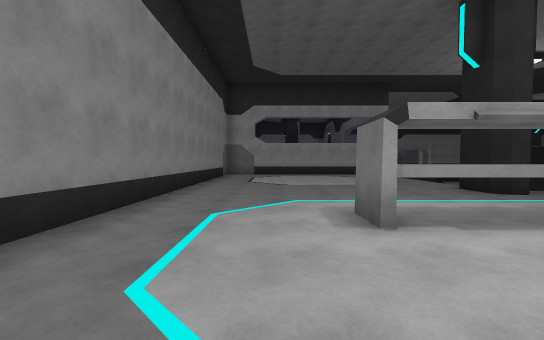
View 1 (above)

20 first-person views from a walk through a 3-D level made in the Unity game engine. The camera is 1.4 m above the floor, tilts 2° down and sees 90° across. The floor is counted in squares, 2 m on a side. Each view is taken from the middle of a square. On the plan, view 1 faces up. The plan holds only what a view shows up to about 9 squares ahead; the rest is blank. The place goes on beyond the plan. The player is left out.

View 2
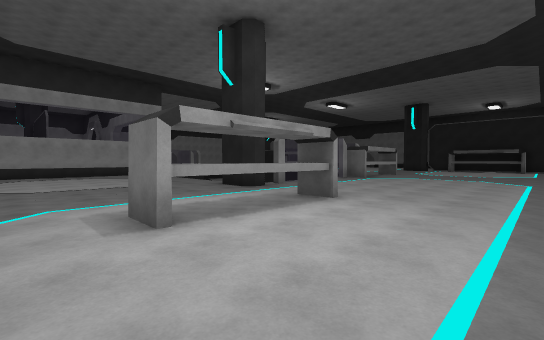

View 3
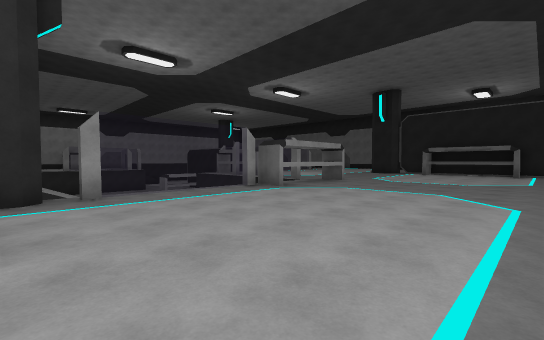

View 4
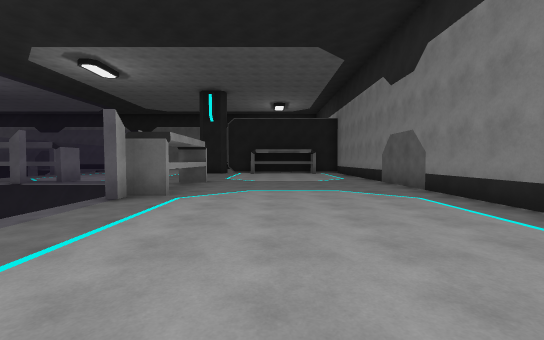

View 5
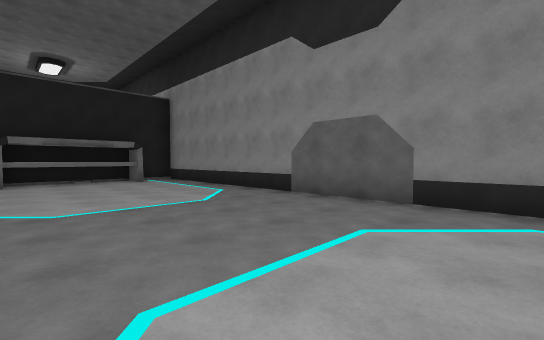

View 6
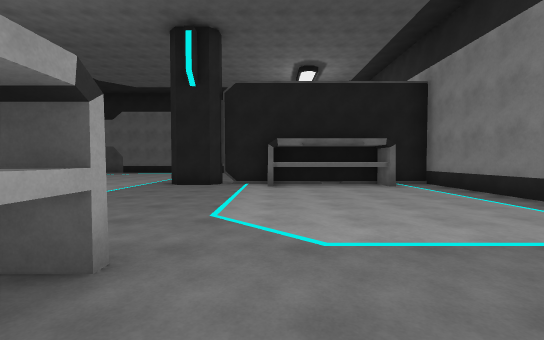

View 7
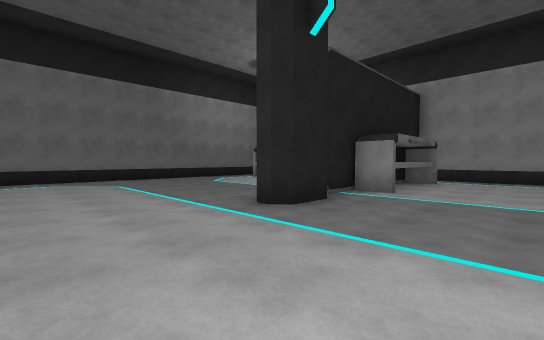

View 8
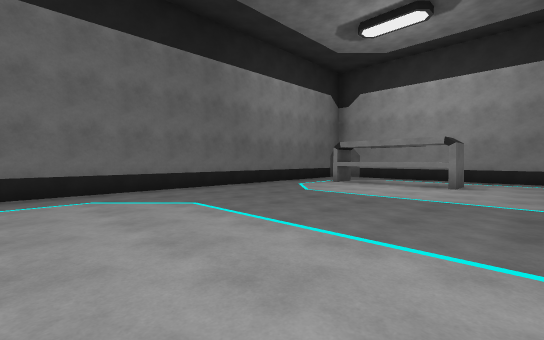

View 9
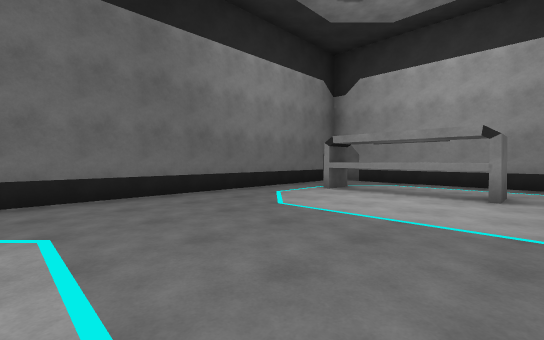

View 10
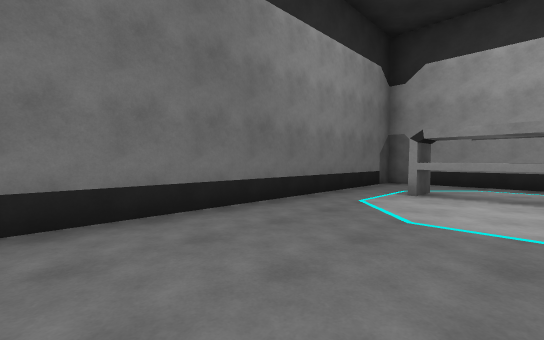

View 11
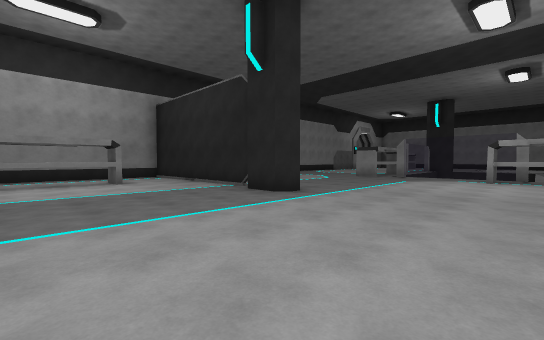

View 12
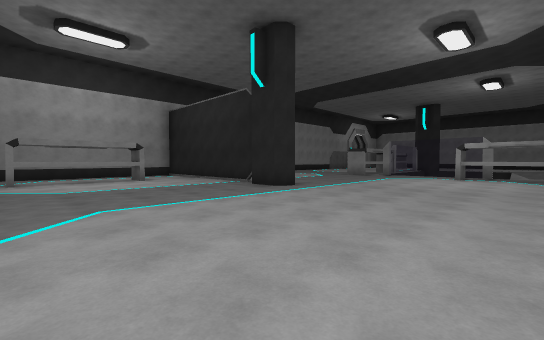

View 13
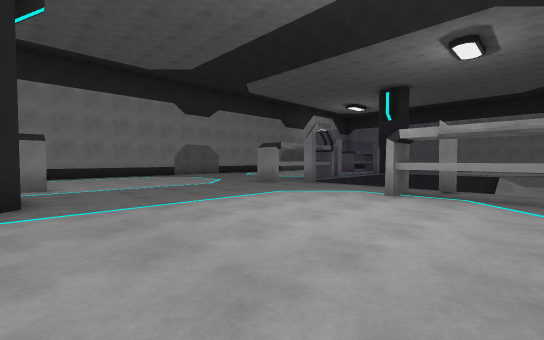

View 14
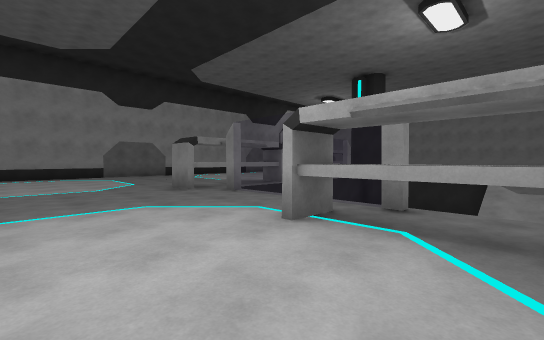

View 15
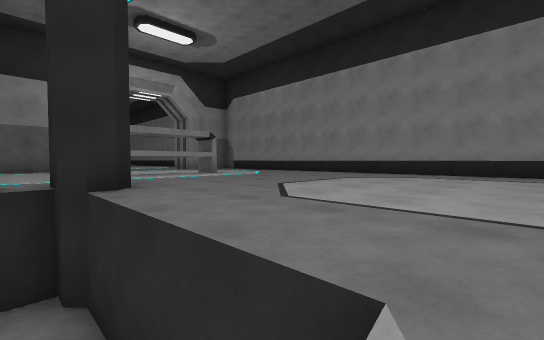

View 16
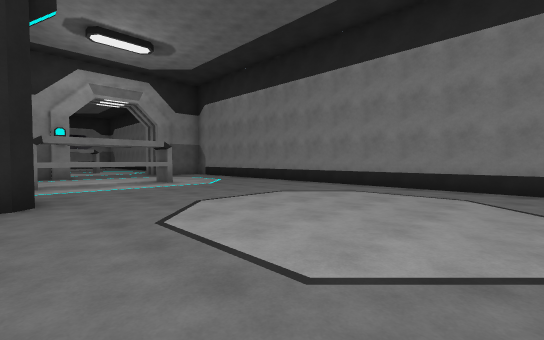

View 17
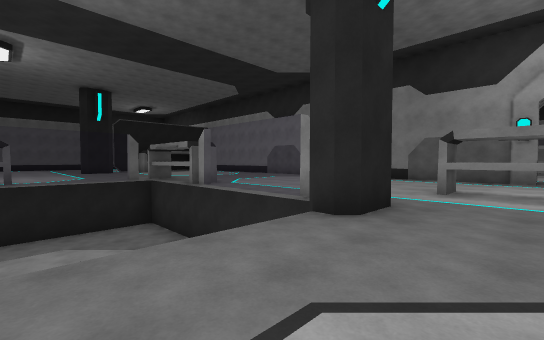

View 18
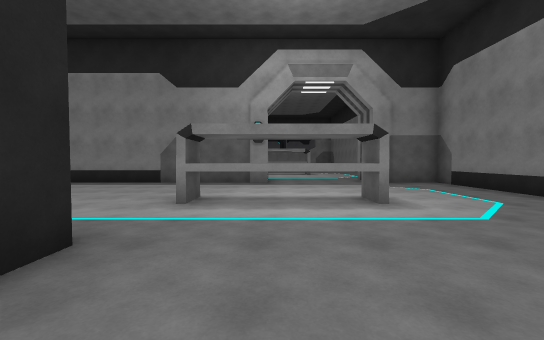

View 19
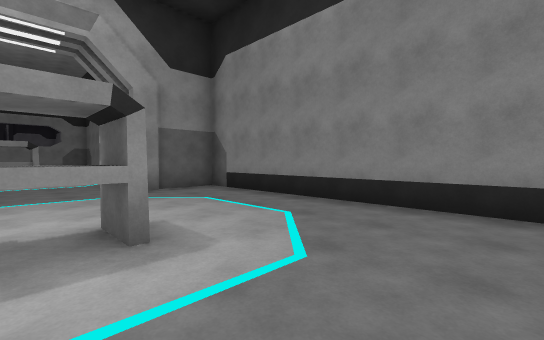

View 20
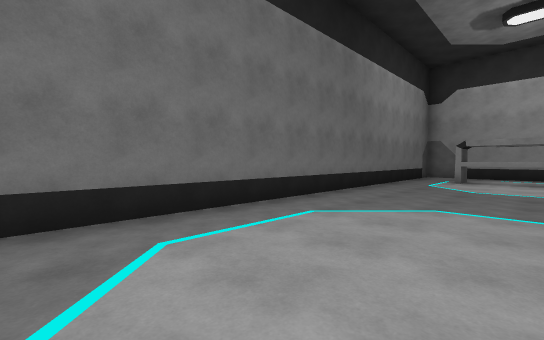

### Floor plan
Key: @ floor where view 1 was taken; # wall or solid block; x gap in a wall; . main floor; - floor 3 m lower than the main floor; / step, stairs or slope; = window, fence, low wall or low ledge; T thing the floor can be seen under or through.
Columns run from 3 left of view 1 to 28 right of it. Each row starts with its distance up from view 1.
 12 #........//     .#.............#
 11 #........//     ##.............#
 10 #........    ---##.............#
  9 #........    ---=..............#
  8 #........    ---=..............#
  7 #........-   ---=..............#
  6 #.......#x===x###......#.......#
  5 #.............###......#.......#
  4 #......................#.......#
  3 #....TTT...............#.......#
  2 #......................#..TTT..#
  1 #......................#.......#
  0 #..@...................#.......#
 -1 ###...##########################
 -2    ....
 -3    ...
 -4
 -5
 -6     ##

Where each view was taken, in squares from view 1:
view 1: 0 up, 0 right, facing up
view 2: 0 up, 0 right, facing up-right
view 3: 0 up, 5 right, facing up-right
view 4: 3 up, 5 right, facing right
view 5: 4 up, 10 right, facing down-right
view 6: 4 up, 12 right, facing right
view 7: 10 up, 17 right, facing down-right
view 8: 10 up, 21 right, facing down-right
view 9: 8 up, 22 right, facing down-right
view 10: 8 up, 24 right, facing down-right
view 11: 11 up, 25 right, facing down-left
view 12: 12 up, 26 right, facing down-left
view 13: 12 up, 20 right, facing down-left
view 14: 12 up, 17 right, facing down-left
view 15: 11 up, 6 right, facing down-left
view 16: 12 up, 5 right, facing down-left
view 17: 10 up, 3 right, facing down-right
view 18: 8 up, 3 right, facing down
view 19: 6 up, 2 right, facing down-left
view 20: 12 up, 24 right, facing down-right
